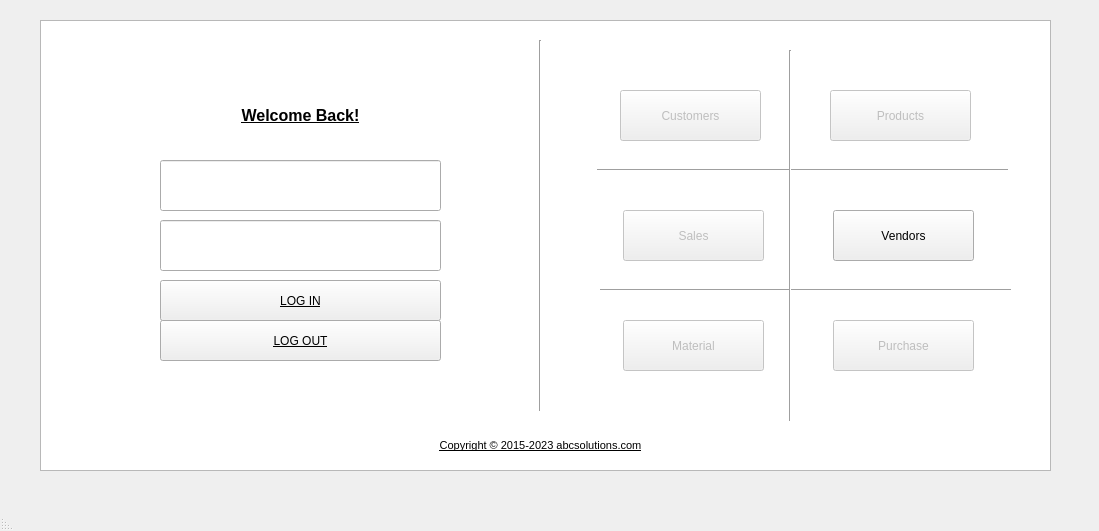
<?xml version="1.0" encoding="UTF-8"?>
<ui version="4.0">
 <class>MainWindow</class>
 <widget class="QMainWindow" name="MainWindow">
  <property name="geometry">
   <rect>
    <x>0</x>
    <y>0</y>
    <width>1099</width>
    <height>531</height>
   </rect>
  </property>
  <property name="windowTitle">
   <string>MainWindow</string>
  </property>
  <property name="layoutDirection">
   <enum>Qt::RightToLeft</enum>
  </property>
  <widget class="QWidget" name="centralwidget">
   <widget class="QLabel" name="label">
    <property name="geometry">
     <rect>
      <x>100</x>
      <y>50</y>
      <width>201</width>
      <height>91</height>
     </rect>
    </property>
    <property name="font">
     <font>
      <pointsize>10</pointsize>
      <weight>75</weight>
      <bold>true</bold>
      <underline>true</underline>
     </font>
    </property>
    <property name="text">
     <string/>
    </property>
   </widget>
   <widget class="QLabel" name="label_5">
    <property name="geometry">
     <rect>
      <x>370</x>
      <y>420</y>
      <width>341</width>
      <height>51</height>
     </rect>
    </property>
    <property name="font">
     <font>
      <pointsize>8</pointsize>
      <weight>50</weight>
      <bold>false</bold>
      <underline>true</underline>
     </font>
    </property>
    <property name="mouseTracking">
     <bool>false</bool>
    </property>
    <property name="tabletTracking">
     <bool>false</bool>
    </property>
    <property name="layoutDirection">
     <enum>Qt::RightToLeft</enum>
    </property>
    <property name="text">
     <string>Copyright © 2015-2023 abcsolutions.com</string>
    </property>
    <property name="alignment">
     <set>Qt::AlignCenter</set>
    </property>
    <property name="wordWrap">
     <bool>true</bool>
    </property>
   </widget>
   <widget class="QGraphicsView" name="graphicsView">
    <property name="geometry">
     <rect>
      <x>40</x>
      <y>20</y>
      <width>1011</width>
      <height>451</height>
     </rect>
    </property>
   </widget>
   <widget class="Line" name="line">
    <property name="geometry">
     <rect>
      <x>530</x>
      <y>40</y>
      <width>20</width>
      <height>371</height>
     </rect>
    </property>
    <property name="orientation">
     <enum>Qt::Vertical</enum>
    </property>
   </widget>
   <widget class="QLineEdit" name="password">
    <property name="geometry">
     <rect>
      <x>160</x>
      <y>220</y>
      <width>281</width>
      <height>51</height>
     </rect>
    </property>
    <property name="font">
     <font>
      <pointsize>9</pointsize>
      <weight>50</weight>
      <bold>false</bold>
     </font>
    </property>
    <property name="text">
     <string/>
    </property>
    <property name="frame">
     <bool>true</bool>
    </property>
    <property name="readOnly">
     <bool>false</bool>
    </property>
   </widget>
   <widget class="QLineEdit" name="username">
    <property name="geometry">
     <rect>
      <x>160</x>
      <y>160</y>
      <width>281</width>
      <height>51</height>
     </rect>
    </property>
    <property name="font">
     <font>
      <pointsize>9</pointsize>
      <weight>50</weight>
      <bold>false</bold>
     </font>
    </property>
    <property name="text">
     <string/>
    </property>
    <property name="frame">
     <bool>true</bool>
    </property>
    <property name="dragEnabled">
     <bool>false</bool>
    </property>
    <property name="readOnly">
     <bool>false</bool>
    </property>
   </widget>
   <widget class="QLabel" name="label_8">
    <property name="geometry">
     <rect>
      <x>160</x>
      <y>70</y>
      <width>281</width>
      <height>91</height>
     </rect>
    </property>
    <property name="font">
     <font>
      <pointsize>12</pointsize>
      <weight>75</weight>
      <bold>true</bold>
      <underline>true</underline>
     </font>
    </property>
    <property name="mouseTracking">
     <bool>false</bool>
    </property>
    <property name="tabletTracking">
     <bool>false</bool>
    </property>
    <property name="layoutDirection">
     <enum>Qt::RightToLeft</enum>
    </property>
    <property name="text">
     <string>Welcome Back!</string>
    </property>
    <property name="alignment">
     <set>Qt::AlignCenter</set>
    </property>
    <property name="wordWrap">
     <bool>true</bool>
    </property>
   </widget>
   <widget class="QPushButton" name="loginButton">
    <property name="geometry">
     <rect>
      <x>160</x>
      <y>280</y>
      <width>281</width>
      <height>41</height>
     </rect>
    </property>
    <property name="font">
     <font>
      <pointsize>9</pointsize>
      <underline>true</underline>
     </font>
    </property>
    <property name="text">
     <string>LOG IN</string>
    </property>
   </widget>
   <widget class="QPushButton" name="customerButton">
    <property name="enabled">
     <bool>false</bool>
    </property>
    <property name="geometry">
     <rect>
      <x>620</x>
      <y>90</y>
      <width>141</width>
      <height>51</height>
     </rect>
    </property>
    <property name="text">
     <string>Customers</string>
    </property>
   </widget>
   <widget class="QPushButton" name="productsButton">
    <property name="enabled">
     <bool>false</bool>
    </property>
    <property name="geometry">
     <rect>
      <x>830</x>
      <y>90</y>
      <width>141</width>
      <height>51</height>
     </rect>
    </property>
    <property name="text">
     <string>Products</string>
    </property>
   </widget>
   <widget class="Line" name="line_2">
    <property name="geometry">
     <rect>
      <x>597</x>
      <y>160</y>
      <width>411</width>
      <height>20</height>
     </rect>
    </property>
    <property name="orientation">
     <enum>Qt::Horizontal</enum>
    </property>
   </widget>
   <widget class="QPushButton" name="purchaseButton">
    <property name="enabled">
     <bool>false</bool>
    </property>
    <property name="geometry">
     <rect>
      <x>833</x>
      <y>320</y>
      <width>141</width>
      <height>51</height>
     </rect>
    </property>
    <property name="text">
     <string>Purchase</string>
    </property>
   </widget>
   <widget class="QPushButton" name="materialButton">
    <property name="enabled">
     <bool>false</bool>
    </property>
    <property name="geometry">
     <rect>
      <x>623</x>
      <y>320</y>
      <width>141</width>
      <height>51</height>
     </rect>
    </property>
    <property name="text">
     <string>Material</string>
    </property>
   </widget>
   <widget class="QPushButton" name="salesButton">
    <property name="enabled">
     <bool>false</bool>
    </property>
    <property name="geometry">
     <rect>
      <x>623</x>
      <y>210</y>
      <width>141</width>
      <height>51</height>
     </rect>
    </property>
    <property name="text">
     <string>Sales</string>
    </property>
   </widget>
   <widget class="Line" name="line_4">
    <property name="geometry">
     <rect>
      <x>600</x>
      <y>280</y>
      <width>411</width>
      <height>20</height>
     </rect>
    </property>
    <property name="orientation">
     <enum>Qt::Horizontal</enum>
    </property>
   </widget>
   <widget class="QPushButton" name="vendorsButton">
    <property name="enabled">
     <bool>true</bool>
    </property>
    <property name="geometry">
     <rect>
      <x>833</x>
      <y>210</y>
      <width>141</width>
      <height>51</height>
     </rect>
    </property>
    <property name="text">
     <string>Vendors</string>
    </property>
   </widget>
   <widget class="Line" name="line_3">
    <property name="geometry">
     <rect>
      <x>780</x>
      <y>50</y>
      <width>20</width>
      <height>371</height>
     </rect>
    </property>
    <property name="orientation">
     <enum>Qt::Vertical</enum>
    </property>
   </widget>
   <widget class="QPushButton" name="logoutButton">
    <property name="geometry">
     <rect>
      <x>160</x>
      <y>320</y>
      <width>281</width>
      <height>41</height>
     </rect>
    </property>
    <property name="font">
     <font>
      <pointsize>9</pointsize>
      <underline>true</underline>
     </font>
    </property>
    <property name="text">
     <string>LOG OUT</string>
    </property>
   </widget>
   <zorder>graphicsView</zorder>
   <zorder>label</zorder>
   <zorder>label_5</zorder>
   <zorder>line</zorder>
   <zorder>password</zorder>
   <zorder>username</zorder>
   <zorder>label_8</zorder>
   <zorder>loginButton</zorder>
   <zorder>customerButton</zorder>
   <zorder>productsButton</zorder>
   <zorder>line_2</zorder>
   <zorder>purchaseButton</zorder>
   <zorder>materialButton</zorder>
   <zorder>salesButton</zorder>
   <zorder>line_4</zorder>
   <zorder>vendorsButton</zorder>
   <zorder>line_3</zorder>
   <zorder>logoutButton</zorder>
  </widget>
  <widget class="QMenuBar" name="menubar">
   <property name="geometry">
    <rect>
     <x>0</x>
     <y>0</y>
     <width>1099</width>
     <height>24</height>
    </rect>
   </property>
  </widget>
  <widget class="QStatusBar" name="statusbar"/>
 </widget>
 <resources/>
 <connections/>
</ui>
